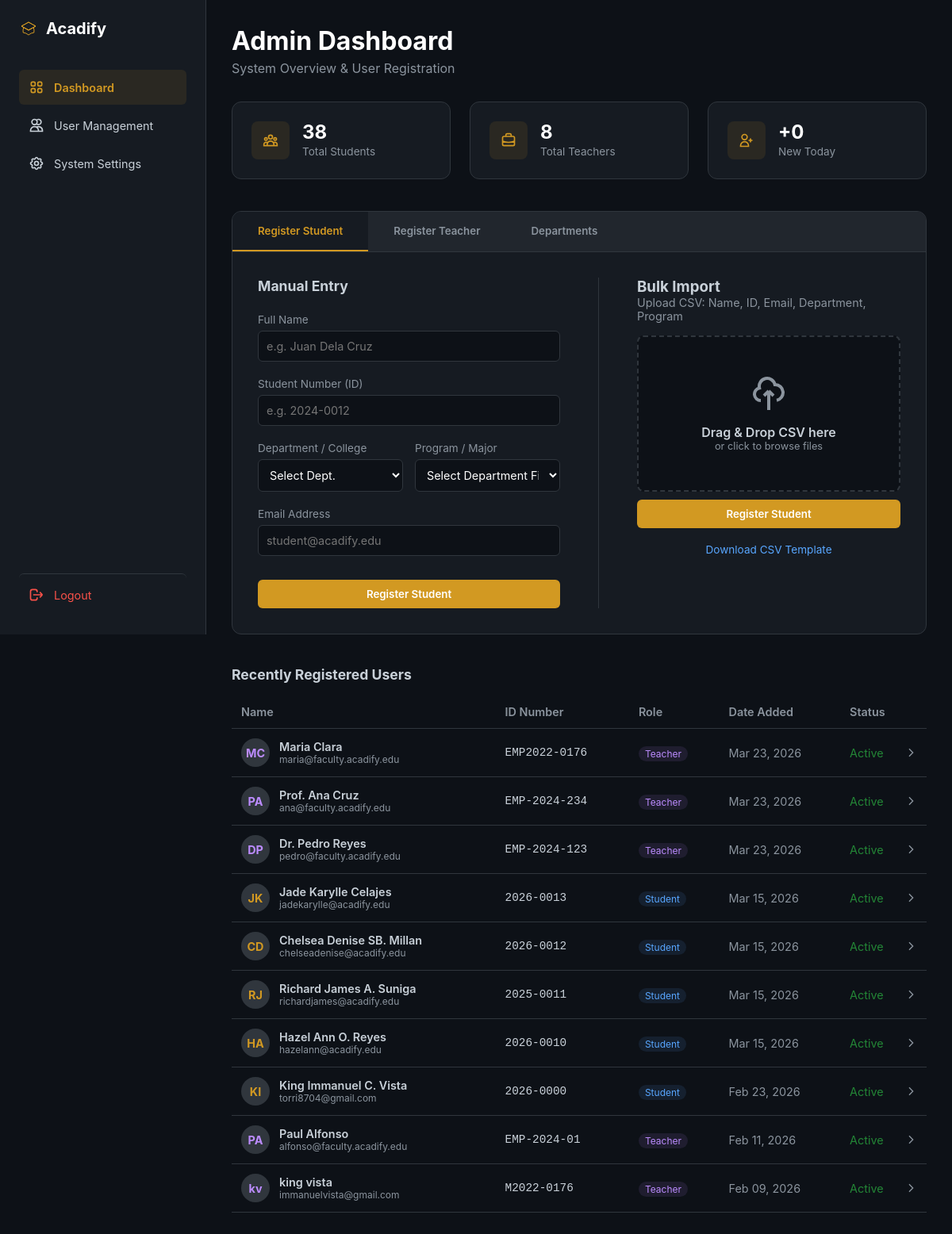
Page /admin/dashboard (signed in) on the committed database.
### models.py (models this page shows, shortened)
class User(UserMixin, db.Model):
    __tablename__ = 'user'
    id = db.Column(db.Integer, primary_key=True)
    email = db.Column(db.String(120), unique=True, nullable=False, index=True)
    password = db.Column(db.String(255), nullable=False)
    role = db.Column(db.String(20), nullable=False)  # 'admin', 'teacher', 'student'
    created_at = db.Column(db.DateTime, default=datetime.utcnow)
    student_profile = db.relationship('Student', backref='user', uselist=False, cascade='all, delete-orphan')
    teacher_profile = db.relationship('Teacher', backref='user', uselist=False, cascade='all, delete-orphan')

class Teacher(db.Model):
    __tablename__ = 'teacher'
    id = db.Column(db.Integer, primary_key=True)
    user_id = db.Column(db.Integer, db.ForeignKey('user.id'), nullable=False, unique=True)
    employee_number = db.Column(db.String(50), unique=True, nullable=False, index=True)
    first_name = db.Column(db.String(100), nullable=False)
    last_name = db.Column(db.String(100), nullable=False)
    department = db.Column(db.String(100), nullable=False)
    specialization = db.Column(db.String(200), nullable=True)
    created_at = db.Column(db.DateTime, default=datetime.utcnow)
    classes = db.relationship('Class', backref='teacher', lazy='dynamic')
    def get_full_name(self):
        return f"{self.first_name} {self.last_name}"

class Student(db.Model):
    __tablename__ = 'student'
    id = db.Column(db.Integer, primary_key=True)
    user_id = db.Column(db.Integer, db.ForeignKey('user.id'), nullable=False, unique=True)
    student_number = db.Column(db.String(50), unique=True, nullable=False, index=True)
    first_name = db.Column(db.String(100), nullable=False)
    last_name = db.Column(db.String(100), nullable=False)
    department = db.Column(db.String(100), nullable=False)  # "College of Engineering"
    program = db.Column(db.String(100), nullable=False)  # "BS Computer Science"
    year_level = db.Column(db.String(20), nullable=False)  # "1st Year", "2nd Year", etc.
    section = db.Column(db.String(20), nullable=True)  # "A", "B", "C" (null for irregular)
    created_at = db.Column(db.DateTime, default=datetime.utcnow)
    enrollments = db.relationship('Enrollment', backref='student', lazy='dynamic', cascade='all, delete-orphan')
    grades = db.relationship('Grade', backref='student', lazy='dynamic', cascade='all, delete-orphan')
    def get_full_name(self):
        return f"{self.first_name} {self.last_name}"

### blueprints/admin/routes.py (the view)
@admin_bp.route('/dashboard')
@admin_required
def dashboard():
    total_students = Student.query.count()
    total_teachers = Teacher.query.count()
    today_start = datetime.utcnow().replace(hour=0, minute=0, second=0, microsecond=0)
    new_today = User.query.filter(User.created_at >= today_start).count()
    students_by_dept = db.session.query(
        Student.department, func.count(Student.id)
    ).group_by(Student.department).all()
    departments = []
    for dept_name, student_count in students_by_dept:
        teacher_count = Teacher.query.filter_by(department=dept_name).count()
        departments.append({
            'name': dept_name,
            'student_count': student_count,
            'teacher_count': teacher_count
        })
    recent_users = []
    for student in Student.query.order_by(Student.created_at.desc()).limit(5).all():
        initials = f"{student.first_name[0]}{student.last_name[0]}" if student.last_name else student.first_name[0]
        recent_users.append({
            'name': student.get_full_name(),
            'email': student.user.email,
            'id_number': student.student_number,
            'role': 'Student',
            'initials': initials,
            'date_added': student.created_at.strftime('%b %d, %Y') if student.created_at else 'N/A',
            'status': 'Active'
        })
    for teacher in Teacher.query.order_by(Teacher.created_at.desc()).limit(5).all():
        initials = f"{teacher.first_name[0]}{teacher.last_name[0]}" if teacher.last_name else teacher.first_name[0]
        recent_users.append({
            'name': teacher.get_full_name(),
            'email': teacher.user.email,
            'id_number': teacher.employee_number,
            'role': 'Teacher',
            'initials': initials,
            'date_added': teacher.created_at.strftime('%b %d, %Y') if teacher.created_at else 'N/A',
            'status': 'Active'
        })
    recent_users.sort(key=lambda x: x['date_added'], reverse=True)
    dept_stats = {}
    for dept_code in ['CoEng', 'COS', 'COE', 'CIT']:
        dept_stats[dept_code] = Student.query.filter_by(department=dept_code).count()
    return render_template(
        'admin/dashboard.html',
        total_students=total_students,
        total_teachers=total_teachers,
        new_today=new_today,
        departments=departments,
        dept_stats=dept_stats,
        recent_users=recent_users[:10]
    )

### templates/admin/dashboard.html (shortened to what this page needs)
<!DOCTYPE html>
<html lang="en">
<head>
    <link rel="stylesheet" href="{{ url_for('static', filename='responsive.css') }}">
</head>
<body>
    <nav class="sidebar">
        <div class="logo">
            <svg viewBox="0 0 24 24"><path d="M12 14l9-5-9-5-9 5 9 5z"/><path d="M12 14l9-5-9-5-9 5 9 5zm0 0l6.16-3.422a12.083 12.083 0 01.665 6.479A11.952 11.952 0 0012 20.055a11.952 11.952 0 00-6.824-2.998 12.078 12.078 0 01.665-6.479L12 14z"/></svg>
            <span>Acadify</span>
        </div>
        <div class="nav-group" style="flex: 1;">
            <a href="{{ url_for('admin.dashboard') }}" class="nav-item active">
                <svg class="icon" viewBox="0 0 24 24"><path d="M4 6a2 2 0 012-2h2a2 2 0 012 2v2a2 2 0 01-2 2H6a2 2 0 01-2-2V6zM14 6a2 2 0 012-2h2a2 2 0 012 2v2a2 2 0 01-2 2h-2a2 2 0 01-2-2V6zM4 16a2 2 0 012-2h2a2 2 0 012 2v2a2 2 0 01-2 2H6a2 2 0 01-2-2v-2zM14 16a2 2 0 012-2h2a2 2 0 012 2v2a2 2 0 01-2 2h-2a2 2 0 01-2-2v-2z"/></svg>
                <span>Dashboard</span>
            </a>
            <a href="{{ url_for('admin.user_management') }}" class="nav-item">
                <svg class="icon" viewBox="0 0 24 24"><path d="M12 4.354a4 4 0 110 5.292M15 21H3v-1a6 6 0 0112 0v1zm0 0h6v-1a6 6 0 00-9-5.197M13 7a4 4 0 11-8 0 4 4 0 018 0z"/></svg>
                <span>User Management</span>
            </a>
            <a href="{{ url_for('admin.settings') }}" class="nav-item">
                <span>System Settings</span>
            </a>
        </div>
        <a href="{{ url_for('auth.logout') }}" class="nav-item logout">
            <svg class="icon" viewBox="0 0 24 24"><path d="M17 16l4-4m0 0l-4-4m4 4H7m6 4v1a3 3 0 01-3 3H6a3 3 0 01-3-3V7a3 3 0 013-3h4a3 3 0 013 3v1"/></svg>
            <span>Logout</span>
        </a>
    </nav>
    <main class="main-content">
        <header class="welcome-section">
            <h1 style="color: #fff; margin-bottom: 5px;">Admin Dashboard</h1>
            <p style="color: var(--text-dim);">System Overview & User Registration</p>
        </header>
        <section class="stats-grid">
            <div class="stat-card">
                <div class="stat-icon-box">
                    <svg class="icon" viewBox="0 0 24 24"><path d="M17 20h5v-2a3 3 0 00-5.356-1.857M17 20H7m10 0v-2c0-.656-.126-1.283-.356-1.857M7 20H2v-2a3 3 0 015.356-1.857M7 20v-2c0-.656.126-1.283.356-1.857m0 0a5.002 5.002 0 019.288 0M15 7a3 3 0 11-6 0 3 3 0 016 0zm6 3a2 2 0 11-4 0 2 2 0 014 0zM7 10a2 2 0 11-4 0 2 2 0 014 0z"/></svg>
                </div>
                <div class="stat-info">
                    <h3>{{ total_students }}</h3>
                    <p>Total Students</p>
                </div>
            </div>
            <div class="stat-card">
                <div class="stat-icon-box">
                    <svg class="icon" viewBox="0 0 24 24"><path d="M21 13.255A23.931 23.931 0 0112 15c-3.183 0-6.22-.62-9-1.745M16 6V4a2 2 0 00-2-2h-4a2 2 0 00-2 2v2m4 6h.01M5 20h14a2 2 0 002-2V8a2 2 0 00-2-2H5a2 2 0 00-2 2v10a2 2 0 002 2z"/></svg>
                </div>
                <div class="stat-info">
                    <h3>{{ total_teachers }}</h3>
                    <p>Total Teachers</p>
                </div>
            </div>
            <div class="stat-card">
                <div class="stat-icon-box">
                    <svg class="icon" viewBox="0 0 24 24"><path d="M18 9v3m0 0v3m0-3h3m-3 0h-3m-2-5a4 4 0 11-8 0 4 4 0 018 0zM3 20a6 6 0 0112 0v1H3v-1z"/></svg>
                </div>
                <div class="stat-info">
                    <h3>+{{ new_today }}</h3>
                    <p>New Today</p>
                </div>
            </div>
        </section>
        <section class="reg-container">
            <div class="reg-tabs">
                <button class="tab-btn active" onclick="switchTab('student')">Register Student</button>
                <button class="tab-btn" onclick="switchTab('teacher')">Register Teacher</button>
                <button class="tab-btn" onclick="switchTab('department')">Departments</button>
            </div>
            <div id="student-reg-content" class="reg-content">
                <div class="reg-layout">
                    <div class="form-section">
                        <h3>Manual Entry</h3>
                        <form method="POST" action="{{ url_for('admin.register_student') }}">
                            <div class="form-group">
                                <label>Full Name</label>
                                <input type="text" name="full_name" class="form-input" placeholder="e.g. Juan Dela Cruz" required>
                            </div>
                            <div class="form-group">
                                <label>Student Number (ID)</label>
                                <input type="text" name="student_number" class="form-input" placeholder="e.g. 2024-0012" required>
                            </div>
                            <div style="display: grid; grid-template-columns: 1fr 1fr; gap: 15px;">
                                <div class="form-group">
                                    <label>Department / College</label>
                                    <select name="department" id="studentDepartment" class="form-input" required onchange="updateStudentPrograms()">
                                        <option value="" disabled selected>Select Dept.</option>
                                    </select>
                                </div>
                                <div class="form-group">
                                    <label>Program / Major</label>
                                    <select name="program" id="studentProgram" class="form-input" required>
                                        <option value="" disabled selected>Select Department First</option>
                                    </select>
                                </div>
                            </div>
                            <div class="form-group">
                                <label>Email Address</label>
                                <input type="email" name="email" class="form-input" placeholder="student@acadify.edu" required>
                            </div>
                            <button type="submit" class="btn-primary">Register Student</button>
                        </form>
                    </div>
                    <div class="csv-section">
                        <h3>Bulk Import</h3>
                        <p style="color: var(--text-dim); font-size: 0.9rem; margin-bottom: 1rem;">Upload CSV: <code>Name, ID, Email, Department, Program</code></p>
                        <form method="POST" action="{{ url_for('admin.bulk_import_students') }}" enctype="multipart/form-data">
                            <div class="upload-area" onclick="document.getElementById('student-csv').click()">
                                <svg class="icon" style="width:48px; height:48px; color: var(--text-dim); margin-bottom: 10px;" viewBox="0 0 24 24"><path d="M7 16a4 4 0 01-.88-7.903A5 5 0 1115.9 6L16 6a5 5 0 011 9.9M15 13l-3-3m0 0l-3 3m3-3v12"/></svg>
                                <p style="font-weight: 600;">Drag & Drop CSV here</p>
                                <p style="font-size: 0.8rem; color: var(--text-dim);">or click to browse files</p>
                            </div>
                            <button type="submit" class="btn-primary">Register Student</button>
                        </form>
                        <div style="margin-top: 1rem; text-align: center;">
                            <a href="{{ url_for('admin.download_student_template') }}" style="color: var(--accent-blue); font-size: 0.85rem; text-decoration: none;">Download CSV Template</a>
                        </div>
                    </div>
                </div>
            </div>
        </section>
        <section class="table-section">
            <h3>Recently Registered Users</h3>
            <table class="user-table">
                <thead>
                    <tr>
                        <th>Name</th>
                        <th>ID Number</th>
                        <th>Role</th>
                        <th>Date Added</th>
                        <th>Status</th>
                    </tr>
                </thead>
                <tbody>
                    {% if recent_users %}
                        {% for user in recent_users %}
                        <tr onclick="window.location.href='{{ url_for('admin.user_management') }}'" style="cursor: pointer;">
                            <td>
                                <div style="display: flex; align-items: center; gap: 12px;">
                                    <div style="width: 36px; height: 36px; border-radius: 50%; background: var(--border-color);
                                               display: flex; align-items: center; justify-content: center; font-weight: bold;
                                               color: {{ '#bc8cff' if user.role == 'Teacher' else 'var(--accent-gold)' }};">
                                        {{ user.initials }}
                                    </div>
                                    <div>
                                        <div style="font-weight: 600;">{{ user.name }}</div>
                                        <div style="font-size: 0.75rem; color: var(--text-dim);">{{ user.email }}</div>
                                    </div>
                                </div>
                            </td>
                            <td style="font-family: monospace;">{{ user.id_number }}</td>
                            <td><span class="role-badge {{ 'teacher' if user.role == 'Teacher' else '' }}">{{ user.role }}</span></td>
                            <td style="color: var(--text-dim);">{{ user.date_added }}</td>
                            <td>
                                <div style="display: flex; align-items: center; justify-content: space-between;">
                                    <span style="color: var(--success-green);">{{ user.status }}</span>
                                    <svg class="icon" viewBox="0 0 24 24" style="color: var(--text-dim); width: 16px; height: 16px;">
                                        <path d="M9 5l7 7-7 7"/>
                                    </svg>
                                </div>
                            </td>
                        </tr>
                        {% endfor %}
                    {% else %}
                        <tr>
                            <td colspan="5" style="text-align: center; color: var(--text-dim); padding: 2rem;">No recent registrations.</td>
                        </tr>
                    {% endif %}
                </tbody>
            </table>
        </section>
    </main>
</body>
</html>

### rows in the picture
User: email "maria@faculty.acadify.edu"
Teacher: id_number "EMP2022-0176"
User: email "ana@faculty.acadify.edu"
Teacher: id_number "EMP-2024-234"
User: email "pedro@faculty.acadify.edu"
Teacher: id_number "EMP-2024-123"
User: email "jadekarylle@acadify.edu"
Student: id_number "2026-0013"
User: email "chelseadenise@acadify.edu"
Student: id_number "2026-0012"
User: email "richardjames@acadify.edu"
Student: id_number "2025-0011"
User: email "hazelann@acadify.edu"
Student: id_number "2026-0010"
User: initials "KI", name "King Immanuel C. Vista", email "torri8704@gmail.com", id_number "2026-0000", role "Student", date_added "Feb 23, 2026", status "Active"
User: initials "PA", name "Paul Alfonso", email "alfonso@faculty.acadify.edu", id_number "EMP-2024-01", role "Teacher", date_added "Feb 11, 2026", status "Active"
User: initials "kv", name "king vista", email "immanuelvista@gmail.com", id_number "M2022-0176", role "Teacher", date_added "Feb 09, 2026", status "Active"

### other values in the picture
{{ total_students }} "38"
{{ total_teachers }} "8"
{{ new_today }} "0"
{{ user.initials }} "MC" "PA" "DP" "JK" "CD" "RJ" "HA"
{{ user.name }} "Maria Clara" "Prof. Ana Cruz" "Dr. Pedro Reyes" "Jade Karylle Celajes" "Chelsea Denise SB. Millan" "Richard James A. Suniga" "Hazel Ann O. Reyes"
{{ user.role }} "Teacher" "Teacher" "Teacher" "Student" "Student" "Student" "Student"
{{ user.date_added }} "Mar 23, 2026" "Mar 23, 2026" "Mar 23, 2026" "Mar 15, 2026" "Mar 15, 2026" "Mar 15, 2026" "Mar 15, 2026"
{{ user.status }} "Active" "Active" "Active" "Active" "Active" "Active" "Active"
